Frame 1 (no input): blank canvas, image omitted
Frame 60 (no input): blank canvas, image omitted
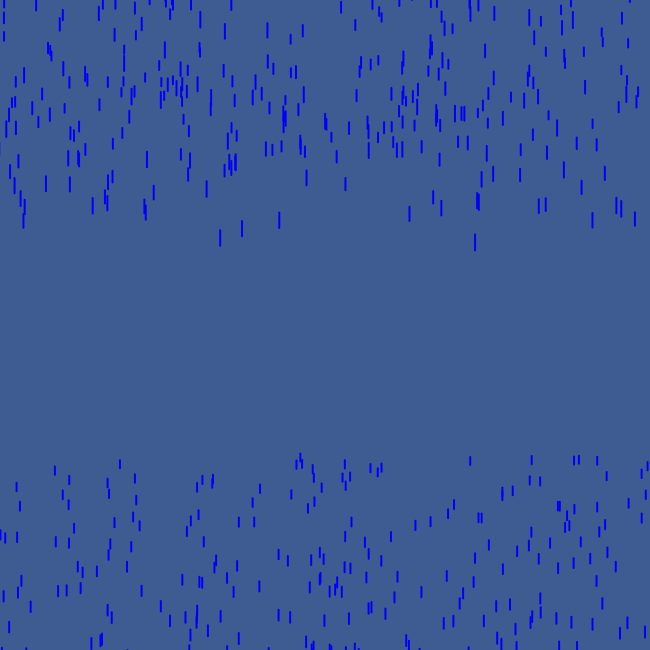
Frame 120 (the mouse pressed at the canvas centre since frame 60)

The p5.js sketch whose frames 1 and 60 were blank and that drew this single picture after the mouse press (run headless with seeded random() and noise() and a simulated clock; from frame 60 on, the mouse is pressed at the canvas centre):

// p5.js sketch
// ── sketch.js
let drops = [];
let dropsNum = 0;
let maxDrops = 2000;
let spawnScale = 0;

let bgLight = [115, 173, 255];
let bgDark = [10, 11, 36];

let dropLight = [179, 255, 250];
let dropDark = [0, 0, 250];

class Drop {
	constructor() {
		this.x = 0;
		this.y = 0;
		this.speed = 0;

		this.reset();
	}

	reset() {
		this.x = random(spawnScale * -width, spawnScale * width);
		this.y = -20;
		this.speed = random(8, 16);
	}
}

function setup() {
	createCanvas(650, 650);

	for (let i = 0; i < dropsNum; i++) {
		drops.push(new Drop());
	}
}

function keyPressed() {
	if (key == " ") {
		for (let drop of drops) {
			drop.x = width / 2;
			drop.y = 0;
		}
	}
}

function draw() {
	let mx = constrain(map(mouseX, 0, width, -10, 10), -10, 10);
	let my = constrain(map(mouseY, 0, height, 0, maxDrops), 0, maxDrops);

	spawnScale = map(abs(mx), 0, 10, 1, 1.8);

	let colIntensity = map(my, 0, maxDrops, 0, 255);

	background(
		lerp(bgLight[0], bgDark[0], colIntensity / 255),
		lerp(bgLight[1], bgDark[1], colIntensity / 255),
		lerp(bgLight[2], bgDark[2], colIntensity / 255)
	);

	if (my > dropsNum) {
		for (let i = dropsNum; i < my; i++) {
			drops.push(new Drop());
		}
		dropsNum = my;
	} else if (my < dropsNum) {
		for (let i = dropsNum; i > my; i--) {
			let idx = random(0, drops.length);
			drops.splice(idx, 1);
		}
		dropsNum = my;
	}

	stroke(
		lerp(dropLight[0], dropDark[0], 255 / colIntensity),
		lerp(dropLight[1], dropDark[1], 255 / colIntensity),
		lerp(dropLight[2], dropDark[2], 255 / colIntensity)
	);
	strokeWeight(2);
	for (let drop of drops) {
		line(drop.x, drop.y, drop.x + mx, drop.y + drop.speed);

		drop.x += mx;
		drop.y += drop.speed;
		if (drop.y > height) {
			drop.reset();
		}
	}
}

// ── main.html
<!DOCTYPE html>
<html lang="en">
	<head>
		<meta charset="UTF-8" />
		<meta name="viewport" content="width=device-width, initial-scale=1.0" />
		<title>Rain</title>
		<script src="https://cdnjs.cloudflare.com/ajax/libs/p5.js/1.9.0/p5.min.js"></script>
		<script src="sketch.js" defer></script>
		<link rel="stylesheet" href="../../css/challenges.css" />
	</head>
	<body>
		<header>
			<h1>
				Rain - 14/03/2025 -
				<a
					href="https://youtu.be/KkyIDI6rQJI?si=tWM_F58yfZgTAQiM"
					target="_blank"
					>The Coding Train Video</a
				>
			</h1>
			<a href="../../index.html" class="home-link">← Back to Home</a>
		</header>
		<main>
			<div id="canvas-container"></div>
		</main>
	</body>
</html>
